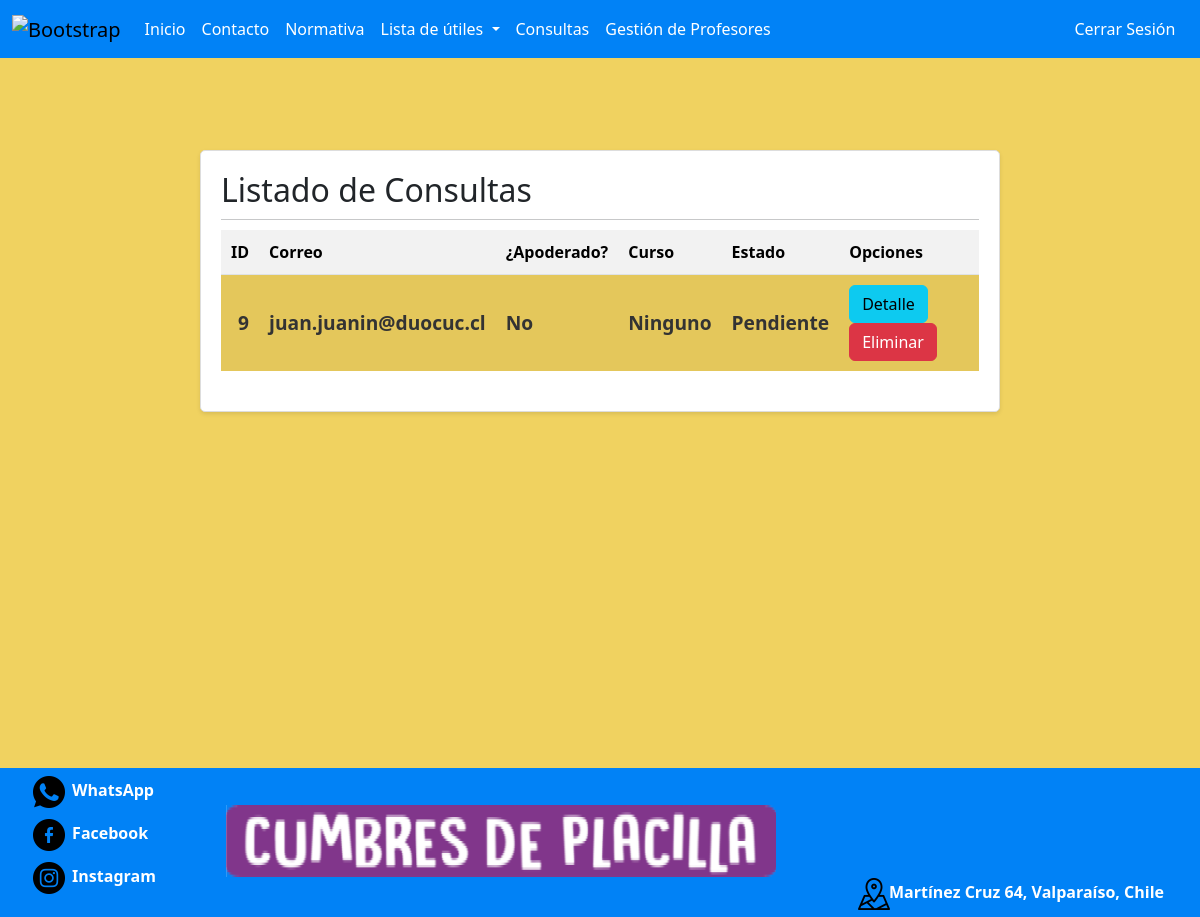
Screenshot of /SitioWeb/listarConsulta (signed in) with the database file from the repository.
### SitioWeb/models.py (models this page shows, shortened)
class Consulta(models.Model):
    id_consulta = models.AutoField(db_column='idConsulta', primary_key=True)
    nombre_c = models.CharField(max_length=20)
    apellido_c = models.CharField(max_length=20)
    numero_c = models.IntegerField()
    correo_c = models.EmailField(max_length=254)
    apoderado_c = models.BooleanField(default=False)
    curso = models.ForeignKey(Curso, on_delete=models.PROTECT, blank=True, null=True)
    consulta_c = models.TextField()
    estado_c = models.BooleanField(default=False)
    respuesta_c = models.TextField(blank=True, null=True)
    class Meta:
        db_table = 'SitioWeb_consulta'

### SitioWeb/views.py (the view)
# urls.py: path('listarConsulta', listarConsulta, name='listarConsulta'),
@permission_required('SitioWeb.view_consulta')
def listarConsulta(request):
    listarConsulta = Consulta.objects.all()
    return render(request, 'paginas/listarConsulta.html', {'Consulta': listarConsulta})

### SitioWeb/templates/paginas/listarConsulta.html (shortened to what this page needs)
{% load static %}
<!DOCTYPE html>
<html lang="en">
<head>
 <link href="https://cdn.jsdelivr.net/npm/bootstrap@5.3.3/dist/css/bootstrap.min.css" rel="stylesheet">
 <link type='text/css' href="{%static "css/style.css"%}" rel="stylesheet" />
</head>
<body>
  <nav class="navbar navbar-expand-lg navbar-custom">
    <div class="container-fluid nav-bar-custom">
      <a class="navbar-brand" href=""><img src='{%static "Imagenes/Logo.png"%}' alt="Bootstrap" width="90" height="72"></a>
      <div class="collapse navbar-collapse" id="navbarNavDropdown">
        <ul class="navbar-nav">
          <li class="nav-item">
            <a class="nav-link nav-item-custom" aria-current="page" href="{%url 'index'%}">Inicio</a>
          </li>
          <li class="nav-item">
            <a class="nav-link  nav-item-custom" href="{%url 'Contacto'%}">Contacto</a>
          </li>
          <li class="nav-item">
            <a class="nav-link nav-item-custom" href='{%static "/PDF/normativaEjemplo.pdf"%}' target="_blank" rel="noopener noreferrer">Normativa</a>
          </li>
          <li class="nav-item dropdown">
            <a class="nav-link dropdown-toggle nav-item-custom" href="#" role="button" data-bs-toggle="dropdown" aria-expanded="false">
              Lista de útiles
            </a>
          </li>
          {% if user.is_authenticated and perms.SitioWeb.view_consulta %}
          <li class="nav-item">
              <a class="nav-link nav-item-custom" href="{% url 'listarConsulta' %}">Consultas</a>
          </li>
          {% endif %}
          {%  if perms.SitioWeb.view_profesor %}
          <li class="nav-item">
              <a class="nav-link nav-item-custom" href="{% url 'listarProfesor' %}" target="_blank" rel="noopener noreferrer">Gestión de Profesores</a>
          </li>
          {%  endif %}
        </ul>
        <div class="right-item">
          {% if user.is_authenticated %}
              <form action="{% url 'logout' %}" method="post">
                  <button type="submit" class="btn btn-link nav-link nav-item-custom">Cerrar Sesión</button>
              </form>
          {% else %}
              <button type="button" class="btn btn-primary" data-bs-toggle="modal" data-bs-target="#exampleModal">Iniciar Sesión</button>
          {% endif %}
      </div>
      </div>
    </div>
  </nav>
    <br><br><br>
    <main>
      <div class="card" id="listarProf">
          <div class="card-body">
              <h2>Listado de Consultas</h2>
              <hr>
              <div class="table-responsive">
                  <table class="table table-striped table-hover">
                      <thead>
                          <tr>
                              <th>ID</th>
                              <th>Correo</th>
                              <th>¿Apoderado?</th>
                              <th>Curso</th>
                              <th>Estado</th>
                              <th>Opciones</th>
                          </tr>
                      </thead>
                      <tbody>
                          {% for c in Consulta %}
                          <tr>
                              <td>{{ c.id_consulta }}</td>
                              <td>{{ c.correo_c }}</td>
                              <td>{% if c.apoderado_c %}
                                  Si
                                  {% else %}
                                  No
                                  {% endif %}
                              </td>
                              <td>{% if c.curso %}
                                  {{ c.curso }}
                                  {% else %}
                                  Ninguno
                                  {% endif %}
                              </td>
                              <td>
                                  {% if c.estado_c %}
                                  Resuelta
                                  {% else %}
                                  Pendiente
                                  {% endif %}
                              </td>
                              <td>
                                  <a href="estadoConsulta/{{ c.id_consulta }}" class="btn btn-info">Detalle</a>
                                  <a href="eliminarConsulta/{{ c.id_consulta }}" class="btn btn-danger ml-1" onclick="return confirm('¿Estás seguro de que deseas eliminar esta consulta?')">Eliminar</a>
                              </td>
                          </tr>
                          {% endfor %}
                      </tbody>
                  </table>
              </div>
          </div>
      </div>
  </main>
  <br><br><br><br><br><br><br><br><br><br><br><br><br>
  <br>
  <footer>
    <div class="FooterIzquierda">
      <ul>
        <li class="ListaFooter d-flex align-items-center">
          <a href="https://api.whatsapp.com/send/?phone=56966967653&text=Hola%21+necesito+informaci%C3%B3n+sobre+este+Colegio&type=phone_number&app_absent=0" target="_blank" rel="noopener noreferrer">
            <img src='{%static "Imagenes/whatsapp.png"%}' class="IconFooter mr-2">
          </a>
          <a  href="https://api.whatsapp.com/send/?phone=56966967653&text=Hola%21+necesito+informaci%C3%B3n+sobre+este+Colegio&type=phone_number&app_absent=0"  target="_blank" rel="noopener noreferrer" class="TxtIcono">WhatsApp</a>
        </li>
        <li class="ListaFooter d-flex align-items-center">
          <a href="https://www.facebook.com/escueladelenguajecumbresdeplacillavalparaiso/"  target="_blank" rel="noopener noreferrer" class="IconoFooter">
            <img src='{%static "Imagenes/facebook.png"%}' class="IconFooter mr-2">
          </a>
          <a  href="https://www.facebook.com/escueladelenguajecumbresdeplacillavalparaiso/"  target="_blank" rel="noopener noreferrer" class="TxtIcono">Facebook</a>
        </li>
        <li class="ListaFooter d-flex align-items-center">
          <a href="https://www.instagram.com/cumbresdeplacillavalparaiso/"  target="_blank" rel="noopener noreferrer">
            <img src='{%static "Imagenes/instagram.png"%}' alt="Instagram" class="IconFooter mr-2">
          </a>
          <a  href="https://www.instagram.com/cumbresdeplacillavalparaiso/"  target="_blank" rel="noopener noreferrer" class="TxtIcono">Instagram</a>
        </li>
      </ul>
    </div>
        <div ID="FooterCentro">
          <img src='{%static "Imagenes/letras-del-logo-logo.png"%}'>
        </div>
        <div ID="FooterDerecha" class="d-flex align-items-center">
          <a href="https://maps.app.goo.gl/qd44qkzyeYCdrR2x8" target="_blank" rel="noopener noreferrer">
            <img src='{%static "Imagenes/GoogleMaps.png"%}' alt="GoogleMaps" class="IconFooter mr-2">
          </a>
          <a href="https://maps.app.goo.gl/qd44qkzyeYCdrR2x8" target="_blank" rel="noopener noreferrer" ID="TxtIconoD">Martínez Cruz 64, Valparaíso, Chile</a>
        </div>
    </footer>
</body>
</html>

### ProyectoCumbres/static/CSS/style.css (style rules this page uses)
body { background-color: #f0d260;display: flex; flex-direction: column; min-height: 100vh; }
.navbar-custom { background-color: #0182f6; }
.nav-item-custom { color: white; }
.nav-bar-custom { background-color: #0182f6; }
.IconFooter { width: 32px; height: 32px; margin-top: 25%; margin-left: 2%; margin-right: 2%; align-self: center; margin-bottom: 10%; }
footer { width: 100%; display: flex; justify-content: space-between; padding-bottom: .3%; color: #333333; font-weight: bold; background-color: #0182f6; }
.right-item { margin-left: auto; margin-right: 1.2%; }
.FooterIzquierda { align-self: flex-start; }
#FooterDerecha { align-self: flex-end; margin-left: .2%; margin-right: 3%; text-align: left; }
#FooterCentro { align-self: center; margin-left: .2%; margin-right: .2%; }
ul { list-style: none; }
.TxtIcono { margin-left: 7%; color: white; text-decoration: none; }
#TxtIconoD { color: white; text-decoration: none; }
.table td { vertical-align: middle; text-align: center; background-color: #f0d260; border-bottom: #f0d260; color: #333333; font-weight: bold; font-size: larger; }
.table td:first-child { text-align: right; }
.card { border: 1px solid #ddd; border-radius: 5px; box-shadow: 0 2px 4px rgba(0, 0, 0, 0.1); margin: 20px auto; max-width: 800px; overflow: hidden; }
.card-body { padding: 20px; }
.card-body h2 { margin-top: 0; margin-bottom: 10px; }
.card-body hr { margin: 10px 0; }
.table { width: 100%; margin-bottom: 20px; border-collapse: collapse; }
.table th, .table td { padding: 10px; text-align: left; }
.table th { background-color: #f2f2f2; }
.table-striped tbody tr:nth-of-type(odd) { background-color: #f9f9f9; }

### rows the page displays
Consulta: id_consulta "9", correo_c "juan.juanin@duocuc.cl", apoderado_c "No", shows "Ninguno", estado_c "Pendiente"
